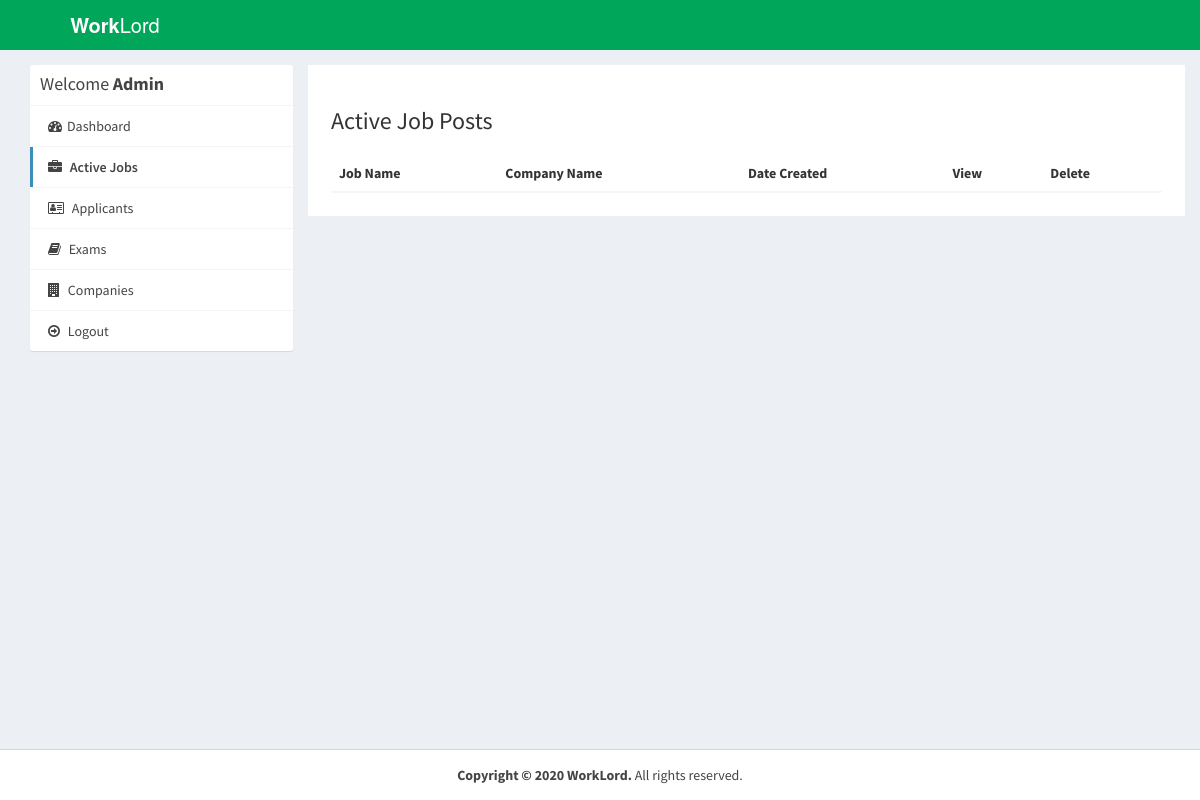
Page /admin/active-jobs.php (signed in) on the earlier database version.
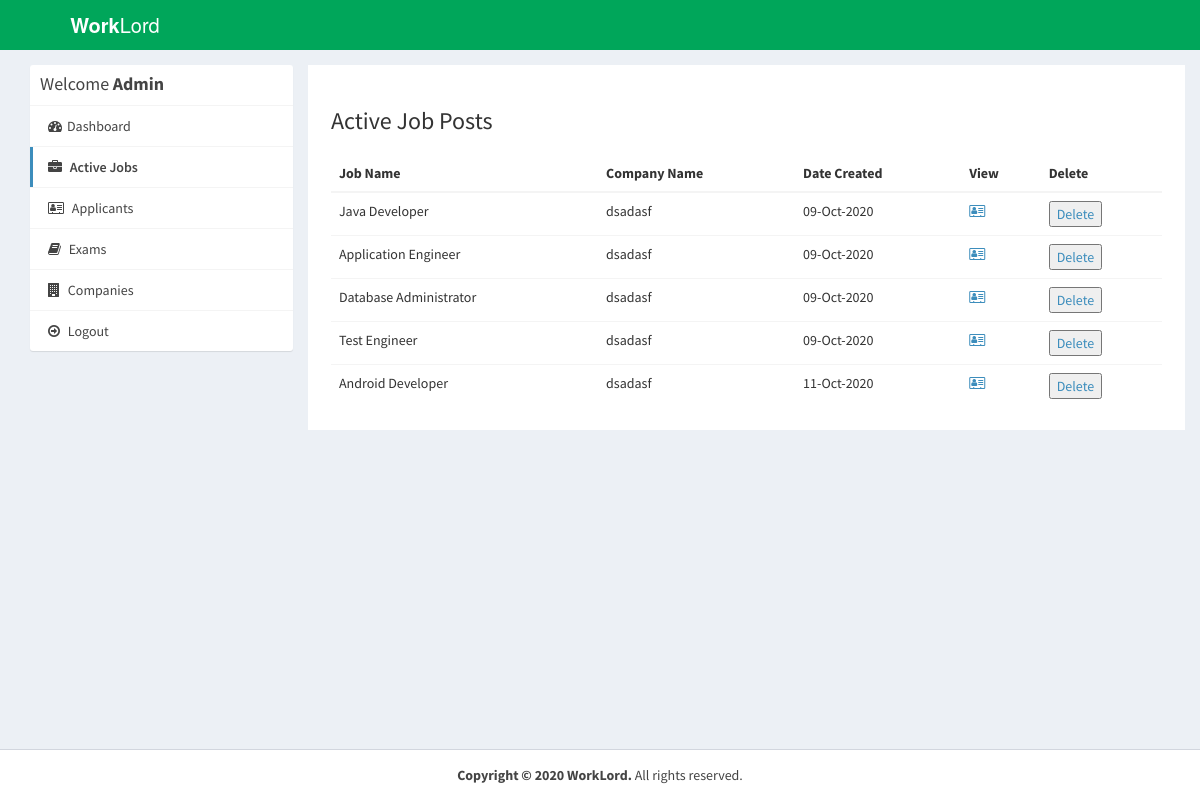
Same page on the later database version.
### tables this page shows
CREATE TABLE `job_post` (
  `id_jobpost` int(11) NOT NULL,
  `id_company` int(11) NOT NULL,
  `jobtitle` varchar(255) NOT NULL,
  `description` text NOT NULL,
  `minimumsalary` varchar(255) NOT NULL,
  `maximumsalary` varchar(255) NOT NULL,
  `experience` varchar(255) NOT NULL,
  `qualification` varchar(255) NOT NULL,
  `createdat` timestamp NOT NULL DEFAULT current_timestamp(),
  `duedate` date NOT NULL,
  `active` int(2) NOT NULL DEFAULT 1
);

CREATE TABLE `company` (
  `id_company` int(11) NOT NULL,
  `name` varchar(255) NOT NULL,
  `companyname` varchar(255) NOT NULL,
  `country` varchar(255) NOT NULL,
  `state` varchar(255) NOT NULL,
  `city` varchar(255) NOT NULL,
  `contactno` varchar(255) NOT NULL,
  `website` varchar(255) NOT NULL,
  `email` varchar(255) NOT NULL,
  `aboutme` varchar(255) DEFAULT NULL,
  `logo` varchar(255) NOT NULL,
  `createdAt` timestamp NOT NULL DEFAULT current_timestamp(),
  `active` int(11) NOT NULL DEFAULT 2
);

### admin/active-jobs.php (the view, shortened to what this page needs)
<?php
require_once("../db.php");
?>
<!DOCTYPE html>
<html>
<head>
  <link rel="stylesheet" href="https://cdnjs.cloudflare.com/ajax/libs/twitter-bootstrap/3.3.7/css/bootstrap.min.css">
  <link rel="stylesheet" href="https://cdnjs.cloudflare.com/ajax/libs/font-awesome/4.7.0/css/font-awesome.min.css">
  <link rel="stylesheet" href="https://cdnjs.cloudflare.com/ajax/libs/ionicons/2.0.1/css/ionicons.min.css">
  <link rel="stylesheet" href="https://cdn.datatables.net/1.10.15/css/jquery.dataTables.min.css">
  <link rel="stylesheet" href="../css/AdminLTE.min.css">
  <link rel="stylesheet" href="../css/_all-skins.min.css">
  <link rel="stylesheet" href="../css/custom.css">
</head>
<body class="hold-transition skin-green sidebar-mini">
<div class="wrapper">
  <header class="main-header">
    <a href="index.php" class="logo logo-bg">
      <span class="logo-lg"><b>Work</b>Lord</span>
    </a>
    <nav class="navbar navbar-static-top">
    </nav>
  </header>
  <div class="content-wrapper" style="margin-left: 0px;">
    <section id="candidates" class="content-header">
      <div class="container">
        <div class="row">
          <div class="col-md-3">
            <div class="box box-solid">
              <div class="box-header with-border">
                <h3 class="box-title">Welcome <b>Admin</b></h3>
              </div>
              <div class="box-body no-padding">
                <ul class="nav nav-pills nav-stacked">
                  <li><a href="index.php"><i class="fa fa-dashboard"></i>Dashboard</a></li>
                  <li class="active"><a href="active-jobs.php"><i class="fa fa-briefcase"></i> Active Jobs</a></li>
                  <li><a href=""><i class="fa fa-address-card-o"></i> Applicants</a></li>
                  <li><a href="../exams/admin/index.php"><i class="fa fa-book"></i> Exams</a></li>
                  <li><a href="companies.php"><i class="fa fa-building"></i> Companies</a></li>
                  <li><a href="../logout.php"><i class="fa fa-arrow-circle-o-right"></i> Logout</a></li>
                </ul>
              </div>
            </div>
          </div>
          <div class="col-md-9 bg-white padding-2">
            <h3>Active Job Posts</h3>
            <div class="row margin-top-20">
              <div class="col-md-12">
                <div class="box-body table-responsive no-padding">
                  <table id="example2" class="table table-hover">
                    <thead>
                      <th>Job Name</th>
                      <th>Company Name</th>
                      <th>Date Created</th>
                      <th>View</th>
                      <th>Delete</th>
                    </thead>
                    <tbody>
                      <?php
                      $sql = "SELECT job_post.*, company.companyname FROM job_post INNER JOIN company ON job_post.id_company=company.id_company where job_post.active=1";
                      $result = $conn->query($sql);
                      if($result->num_rows > 0) {
                        while($row = $result->fetch_assoc()) {
                      ?>
                      <tr>
                        <td><?php echo $row['jobtitle']; ?></td>
                        <td><?php echo $row['companyname']; ?></td>
                        <td><?php echo date("d-M-Y", strtotime($row['createdat'])); ?></td>
                        <td><a href="view-job-post.php?id=<?php echo $row['id_jobpost']; ?>"><i class="fa fa-address-card-o"></i></a></td>
                        <td><a href="delete-job-post.php?id=<?php echo $row['id_jobpost']; ?>"><input type="button" value="Delete"></a></td>
                      </tr>
                            <?php
                        }
                      }
                    ?>
                    </tbody>
                  </table>
                </div>
              </div>
            </div>
          </div>
        </div>
      </div>
    </section>
  </div>
  <footer class="main-footer" style="margin-left: 0px;">
    <div class="text-center">
      <strong>Copyright &copy; 2020 WorkLord.</strong> All rights
    reserved.
    </div>
  </footer>
</div>
</body>
</html>

Differences in the rows shown:
added job_post: jobtitle "Java Developer", id_company.companyname "dsadasf", createdat "09-Oct-2020"
added job_post: jobtitle "Application Engineer", id_company.companyname "dsadasf", createdat "09-Oct-2020"
added job_post: jobtitle "Database Administrator", id_company.companyname "dsadasf", createdat "09-Oct-2020"
added job_post: jobtitle "Test Engineer", id_company.companyname "dsadasf", createdat "09-Oct-2020"
added job_post: jobtitle "Android Developer", id_company.companyname "dsadasf", createdat "11-Oct-2020"
